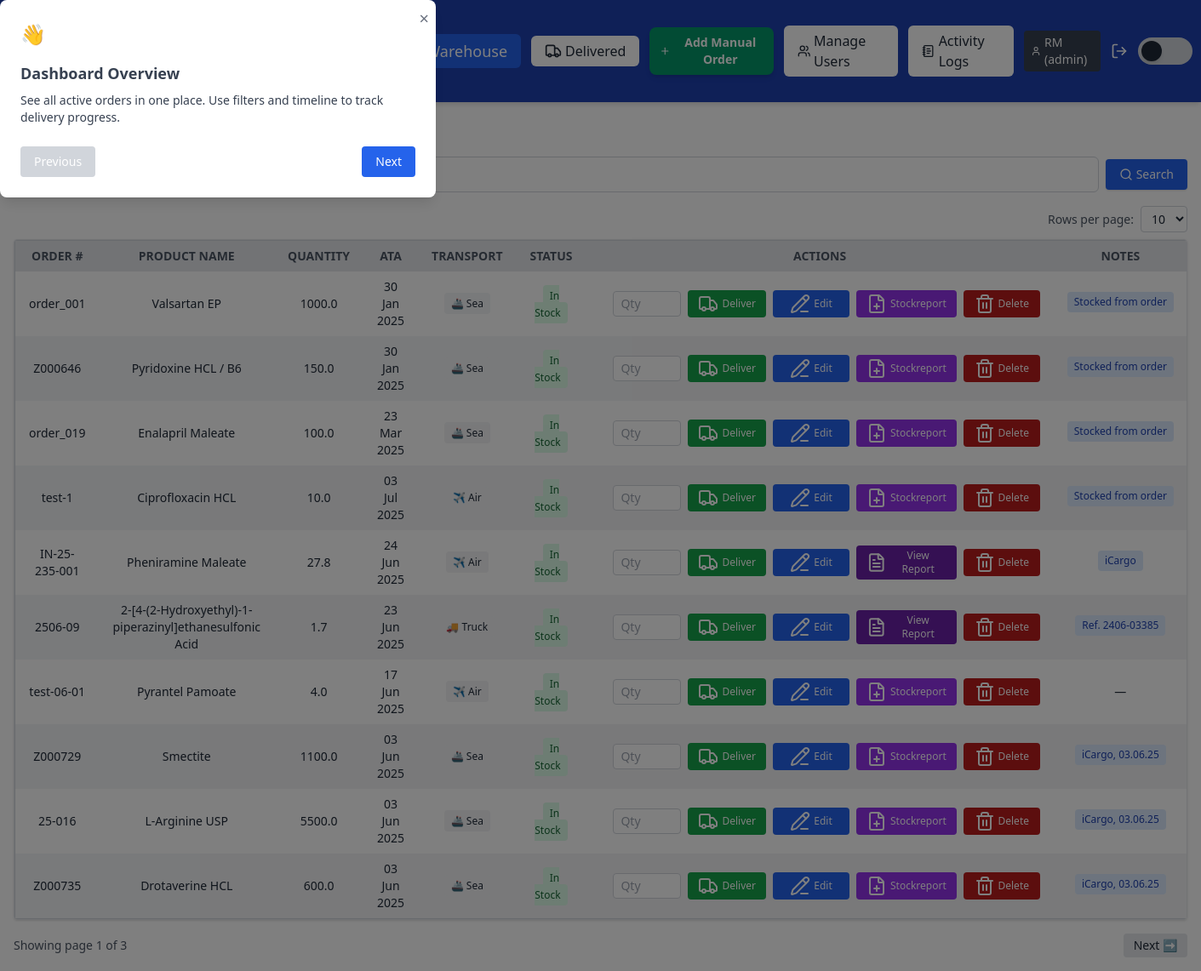
Page /warehouse (signed in) on the earlier database version.
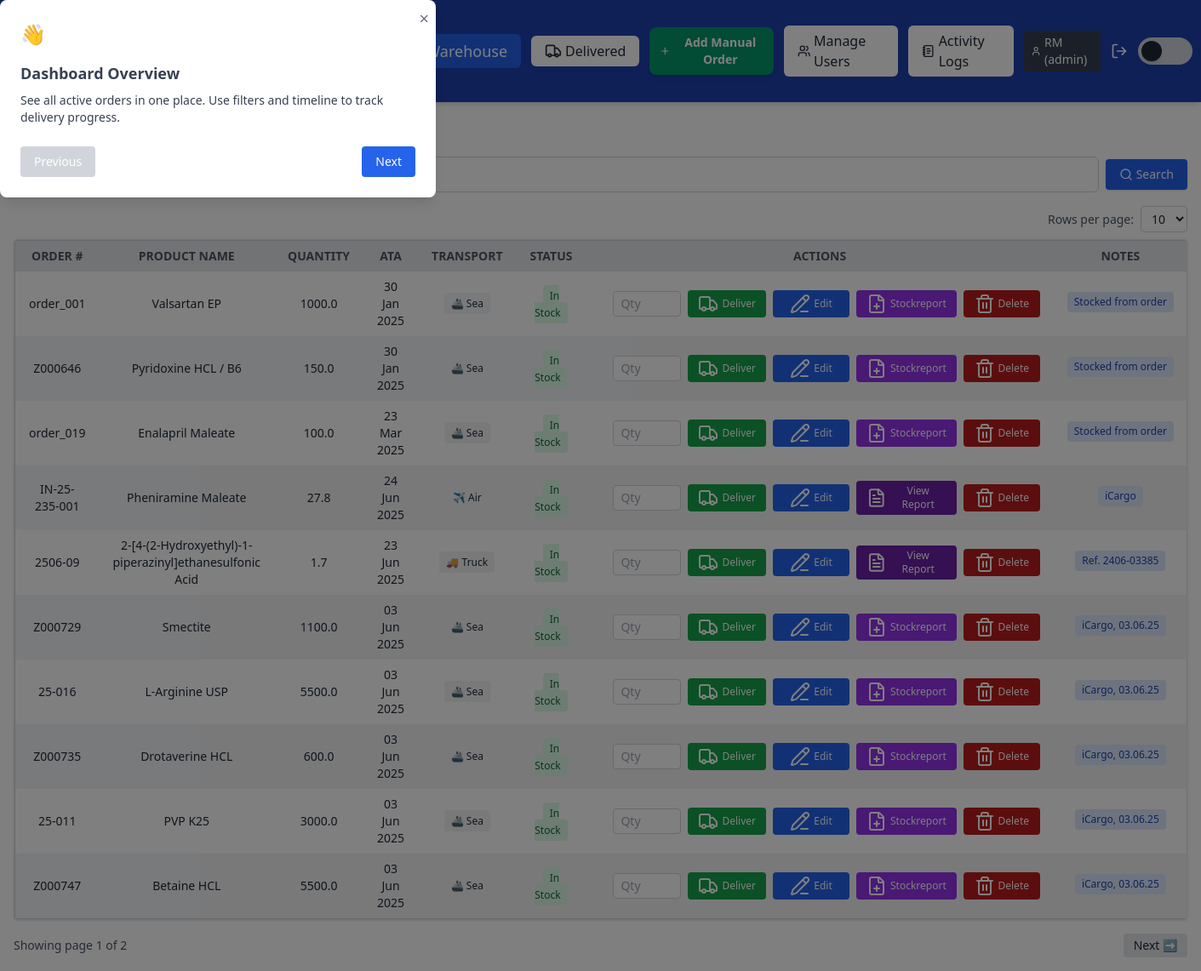
Same page on the later database version.
### app/models.py (models this page shows)
class WarehouseStock(db.Model):
    __tablename__ = 'warehouse_stock'  # ✅ Ensure FK consistency
    id = db.Column(db.Integer, primary_key=True)
    user_id = db.Column(db.Integer, db.ForeignKey('user.id'), nullable=False)
    order_number = db.Column(db.String(50), nullable=False)
    product_name = db.Column(db.String(100), nullable=False)
    quantity = db.Column(db.String(50), nullable=False)
    ata = db.Column(db.String(10), nullable=True)
    transit_status = db.Column(db.String(20), default='In Stock', nullable=False)
    notes = db.Column(db.String(120))
    transport = db.Column(db.String(20))
    is_manual = db.Column(db.Boolean, default=False)
    pod_filename = db.Column(db.String(120))
    warehouse_address = db.Column(db.String(255))
    client = db.Column(db.String(255))
    pos_no = db.Column(db.String(50))
    customer_ref = db.Column(db.String(50))

### app/routes/warehouse_routes.py (the view, shortened to what this page needs)
@warehouse_bp.route('/warehouse')
@login_required
def warehouse():
    page = request.args.get('page', 1, type=int)
    per_page = request.args.get('per_page', 10, type=int)
    search = request.args.get('search', '')
    query = WarehouseStock.query
    pagination = query.order_by(WarehouseStock.ata.desc()).paginate(page=page, per_page=per_page)
    warehouse_items = pagination.items
    reported_ids = [entry.related_order_id for entry in StockReportEntry.query.all() if entry.related_order_id]
    return render_template(
        'warehouse.html',
        warehouse_items=warehouse_items,
        pagination=pagination,
        per_page=per_page,
        reported_ids=reported_ids
    )

### app/routes/__init__.py (called while the page is built)
def inject_globals():
    return dict(current_user=current_user, current_path=request.path)

### app/templates/warehouse.html (shortened to what the changed rows need)
<!DOCTYPE html>
<html lang="en">
<head>
    <script src="https://cdn.tailwindcss.com"></script>
</head>
<body class="flex flex-col h-screen bg-white text-gray-800 dark:bg-gray-900 dark:text-gray-100">
    {% include '_navbar.html' %}
    <main class="flex flex-col h-full overflow-hidden p-4">
        <h2 class="text-2xl font-bold mb-4">📦 Warehouse Stock</h2>
            {% set clear_args = request.args.to_dict() %}
            {% if 'search' in clear_args %}{% set _ = clear_args.pop('search') %}{% endif %}
            {% if 'page' in clear_args %}{% set _ = clear_args.pop('page') %}{% endif %}
        <div class="orders-table-container flex-grow overflow-auto border rounded shadow w-full">
            <table id="warehouse-table"
                class="w-full table-auto bg-white dark:bg-gray-900 border border-gray-300 dark:border-gray-700 text-sm">
                <thead class="sticky top-0 z-10 bg-gray-200 dark:bg-gray-800">
                    <tr
                        class="bg-gray-200 dark:bg-gray-700 text-center text-xs sm:text-sm text-gray-600 dark:text-gray-300 uppercase">
                        <th class="px-4 py-2 cursor-pointer" data-sort="order_number">Order # </th>
                        <th class="px-4 py-2 cursor-pointer" data-sort="product_name">Product Name </th>
                        <th class="px-4 py-2 cursor-pointer" data-sort="quantity">Quantity </th>
                        <th class="px-4 py-2 cursor-pointer" data-sort="ata">ATA
                        </th>
                        <th class="px-4 py-2 cursor-pointer" data-sort="transport">Transport </th>
                        <th class="px-4 py-2">Status</th>
                        <th class="px-4 py-2">Actions</th>
                        <th class="px-4 py-2">Notes</th>
                    </tr>
                </thead>
                <tbody>
                    {% for item in warehouse_items %}
                    <tr
                        class="text-center even:bg-gray-100 dark:even:bg-gray-800 hover:bg-blue-50 dark:hover:bg-gray-700">
                        <td class="px-4 py-2">{{ item.order_number }}</td>
                        <td class="px-4 py-2">{{ item.product_name }}</td>
                        <td class="px-4 py-2">{{ item.quantity }}</td>
                        <td class="px-4 py-2">{{ item.ata | format_date if item.ata else '—' }}</td>
                        <td class="px-4 py-2 text-xs">
                            {% if item.transport == 'air' %}
                            <span class="bg-gray-100 text-gray-800 px-2 py-1 rounded">✈️ Air</span>
                            {% elif item.transport == 'sea' %}
                            <span class="bg-gray-100 text-gray-800 px-2 py-1 rounded">🚢 Sea</span>
                            {% elif item.transport == 'truck' %}
                            <span class="bg-gray-100 text-gray-800 px-2 py-1 rounded">🚚 Truck</span>
                            {% else %}
                            —
                            {% endif %}
                        </td>
                        <td class="px-4 py-2"><span class="bg-green-100 text-green-800 text-xs px-2 py-1 rounded">In
                                Stock</span>
                        </td>
                        <td class="px-4 py-2">
                            <div class="flex justify-end">
                                <div class="flex items-center gap-2 min-w-[500px] ml-4">
                                    <form method="POST"
                                        action="{{ url_for('warehouse.deliver_partial', item_id=item.id) }}"
                                        class="flex items-center gap-2">
                                        <input type="number" name="quantity" min="1" max="{{ item.quantity }}"
                                            placeholder="Qty"
                                            class="w-20 px-2 py-1 rounded text-sm bg-white text-black dark:bg-gray-800 dark:text-white border border-gray-300 dark:border-gray-600 focus:outline-none focus:ring-2 focus:ring-blue-500"
                                            required>
                                        <button type="submit"
                                            class="bg-green-600 hover:bg-green-700 text-white px-3 py-1 text-xs rounded min-w-[90px] flex items-center gap-1 justify-center">
                                            <i data-lucide="truck"></i> Deliver
                                        </button>
                                    </form>
                                    <a href="{{ url_for('warehouse.edit_warehouse', item_id=item.id) }}"
                                        class="bg-blue-600 hover:bg-blue-700 text-white px-3 py-1 text-xs rounded min-w-[90px] flex items-center gap-1 justify-center">
                                        <i data-lucide="pencil-line"></i> Edit
                                    </a>
                                    {% if item.id in reported_ids %}
                                    <button data-item-id="{{ item.id }}"
                                        class="open-stockreport-modal bg-purple-800 hover:bg-purple-900 text-white px-3 py-1 text-xs rounded flex items-center gap-1 justify-center">
                                        <i data-lucide="file-text"></i> View Report
                                    </button>
                                    {% else %}
                                    <a href="{{ url_for('warehouse.stockreport_entry_form', item_id=item.id) }}"
                                        class="bg-purple-600 hover:bg-purple-700 text-white px-3 py-1 text-xs rounded flex items-center gap-1 justify-center">
                                        <i data-lucide="file-plus"></i> Stockreport
                                    </a>
                                    {% endif %}
                                    <form method="POST"
                                        action="{{ url_for('warehouse.delete_warehouse', item_id=item.id) }}"
                                        onsubmit="return confirm('Delete this warehouse item?')" class="inline">
                                        <button type="submit"
                                            class="bg-red-700 hover:bg-red-800 text-white px-3 py-1 text-xs rounded min-w-[90px] flex items-center gap-1 justify-center">
                                            <i data-lucide="trash-2"></i> Delete
                                        </button>
                                    </form>
                                </div>
                            </div>
                        </td>
                        <td class="px-4 py-2">
                            {% if item.notes %}
                            <span title="{{ item.notes }}"
                                class="bg-blue-100 text-blue-800 text-xs px-2 py-1 rounded whitespace-nowrap max-w-[150px] overflow-hidden text-ellipsis inline-block">
                                {{ item.notes[:30] }}{% if item.notes|length > 30 %}...{% endif %}
                            </span>
                            {% else %}
                            —
                            {% endif %}
                        </td>
                    </tr>
                    {% endfor %}
                </tbody>
            </table>
        </div>
        {% set args = request.args.to_dict() if request.args else {} %}
        {% set filtered_args = args.copy() %}
        {% if 'page' in filtered_args %}{% set _ = filtered_args.pop('page') %}{% endif %}
        {% if 'per_page' in filtered_args %}{% set _ = filtered_args.pop('per_page') %}{% endif %}
        <div class="mt-4 flex justify-between items-center">
            <div class="text-sm text-gray-600 dark:text-gray-300">
                Showing page {{ pagination.page }} of {{ pagination.pages }}
            </div>
            <div class="flex gap-2">
                {% if pagination.has_next %}
                <a href="{{ url_for('warehouse.warehouse', page=pagination.next_num, per_page=per_page, **filtered_args) }}"
                    class="px-3 py-1 bg-gray-200 dark:bg-gray-700 rounded hover:bg-gray-300 text-sm">Next ➡</a>
                {% endif %}
            </div>
        </div>
    </main>
</body>
</html>

Differences in the rows shown:
removed WarehouseStock: order_number "test-1", product_name "Ciprofloxacin HCL", quantity "10.0", ata "03 Jul 2025", transport "✈️ Air", notes "Stocked from order"
removed WarehouseStock: order_number "test-06-01", product_name "Pyrantel Pamoate", quantity "4.0", ata "17 Jun 2025", transport "✈️ Air"
now on this page (row unchanged): WarehouseStock: order_number "25-011", product_name "PVP K25", quantity "3000.0", ata "03 Jun 2025", transport "🚢 Sea", notes "iCargo, 03.06.25"
now on this page (row unchanged): WarehouseStock: order_number "Z000747", product_name "Betaine HCL", quantity "5500.0", ata "03 Jun 2025", transport "🚢 Sea", notes "iCargo, 03.06.25"
Other differences:
{{ pagination.pages }}: "3" → "2"
